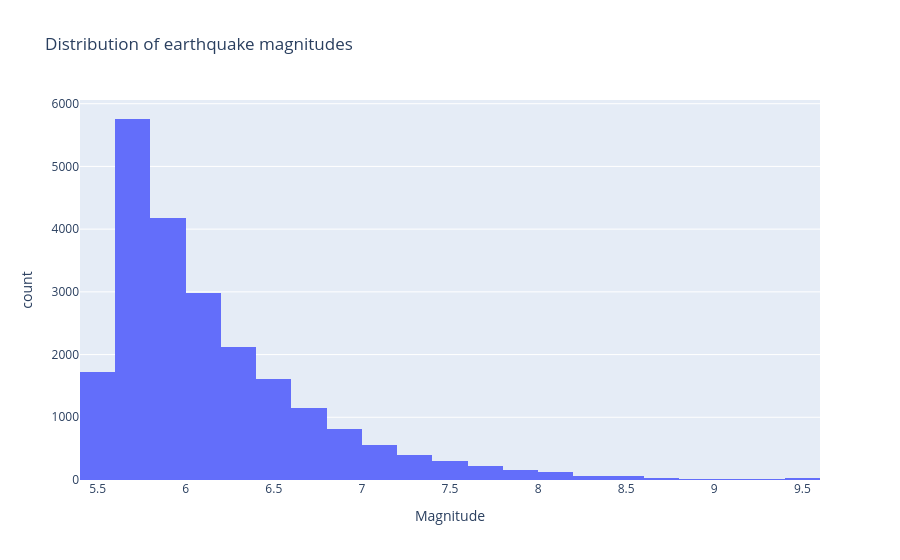

Notebook code cell kept with this figure:
### Code cell
# Distribution of magnitudes
# your code here

### Figure 1 — Plotly figure (JSON) as saved in the notebook; plotly's stock layout.template omitted (floating-point values rounded to 4 significant figures; data arrays with more than 128 entries replaced by an {"elided": "..."} marker saying what was removed)
{"data": [{"bingroup": "x", "hovertemplate": "Magnitude=%{x}<br>count=%{y}<extra></extra>", "legendgroup": "", "marker": {"color": "#636efa", "pattern": {"shape": ""}}, "name": "", "nbinsx": 40, "orientation": "v", "showlegend": false, "type": "histogram", "x": {"elided": "22320 float values"}, "xaxis": "x", "yaxis": "y"}], "layout": {"barmode": "relative", "legend": {"tracegroupgap": 0}, "title": {"text": "Distribution of earthquake magnitudes"}, "xaxis": {"anchor": "y", "domain": [0, 1], "title": {"text": "Magnitude"}}, "yaxis": {"anchor": "x", "domain": [0, 1], "title": {"text": "count"}}}}
